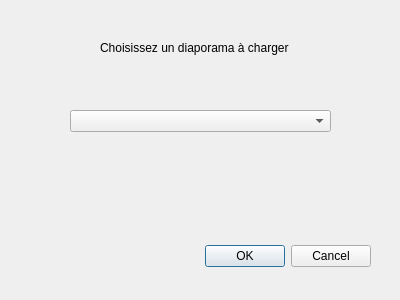
<?xml version="1.0" encoding="UTF-8"?>
<ui version="4.0">
 <class>vitessedefilement</class>
 <widget class="QDialog" name="vitessedefilement">
  <property name="geometry">
   <rect>
    <x>0</x>
    <y>0</y>
    <width>400</width>
    <height>300</height>
   </rect>
  </property>
  <property name="windowTitle">
   <string>Dialog</string>
  </property>
  <widget class="QDialogButtonBox" name="buttonBox">
   <property name="geometry">
    <rect>
     <x>30</x>
     <y>240</y>
     <width>341</width>
     <height>32</height>
    </rect>
   </property>
   <property name="orientation">
    <enum>Qt::Horizontal</enum>
   </property>
   <property name="standardButtons">
    <set>QDialogButtonBox::Cancel|QDialogButtonBox::Ok</set>
   </property>
  </widget>
  <widget class="QComboBox" name="comboBox">
   <property name="geometry">
    <rect>
     <x>70</x>
     <y>110</y>
     <width>261</width>
     <height>22</height>
    </rect>
   </property>
  </widget>
  <widget class="QLabel" name="lMessageDialogue">
   <property name="geometry">
    <rect>
     <x>100</x>
     <y>40</y>
     <width>241</width>
     <height>16</height>
    </rect>
   </property>
   <property name="text">
    <string>Choisissez un diaporama à charger</string>
   </property>
  </widget>
 </widget>
 <resources/>
 <connections>
  <connection>
   <sender>buttonBox</sender>
   <signal>accepted()</signal>
   <receiver>vitessedefilement</receiver>
   <slot>accept()</slot>
   <hints>
    <hint type="sourcelabel">
     <x>248</x>
     <y>254</y>
    </hint>
    <hint type="destinationlabel">
     <x>157</x>
     <y>274</y>
    </hint>
   </hints>
  </connection>
  <connection>
   <sender>buttonBox</sender>
   <signal>rejected()</signal>
   <receiver>vitessedefilement</receiver>
   <slot>reject()</slot>
   <hints>
    <hint type="sourcelabel">
     <x>316</x>
     <y>260</y>
    </hint>
    <hint type="destinationlabel">
     <x>286</x>
     <y>274</y>
    </hint>
   </hints>
  </connection>
 </connections>
</ui>
